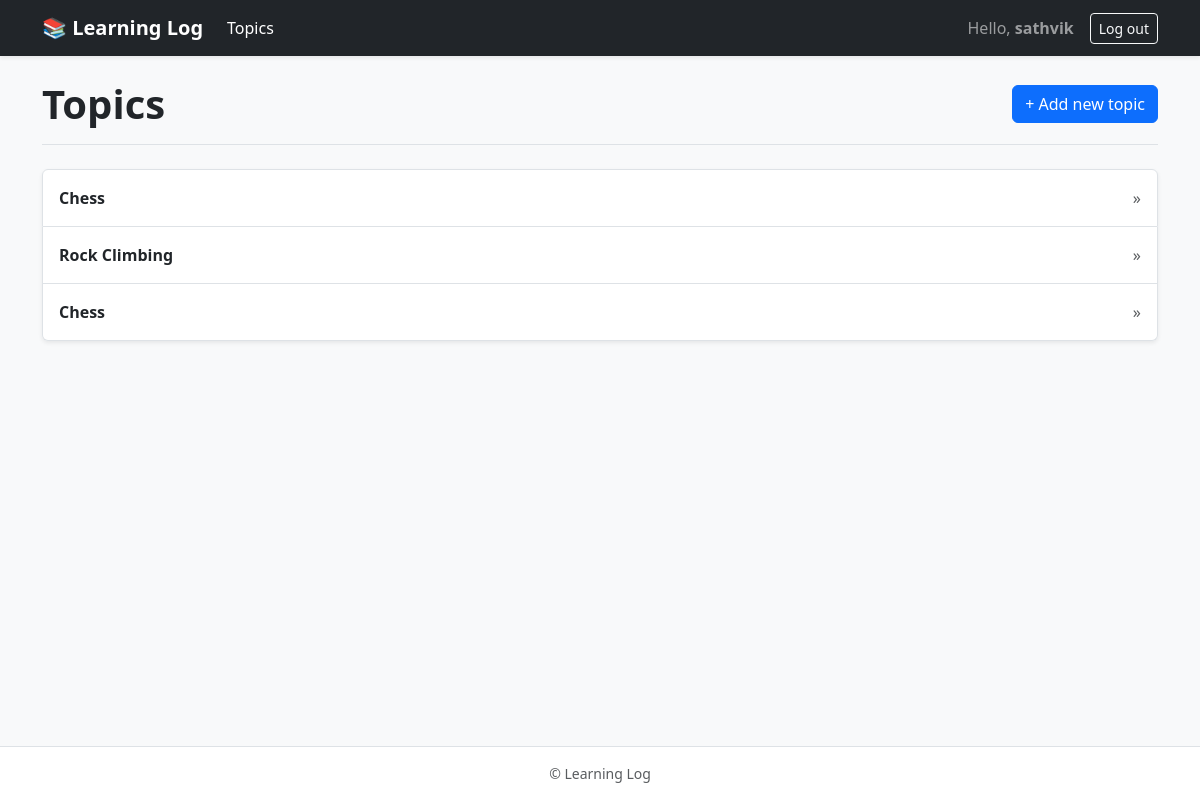
The app's page /topics/ (signed in) with its own data.
### learning_logs/models.py (models this page shows, shortened)
class Topic(models.Model):
    text = models.CharField(max_length=200)
    date_added = models.DateTimeField(auto_now_add = True)
    owner = models.ForeignKey(User,on_delete=models.CASCADE)

### learning_logs/views.py (the view)
# urls.py: path('topics/' , views.topics , name = 'topics' ),
@login_required
def topics(request):
    topics = Topic.objects.filter(owner = request.user).order_by('date_added')
    context = {'topics' : topics}
    return render(request , 'learning_logs/topics.html' , context)

### learning_logs/templates/learning_logs/topics.html (shortened to what this page needs)
{% extends 'learning_logs/base.html' %}
{% load django_bootstrap5 %}
{% block page_header %}
    <div class="d-flex flex-column flex-sm-row justify-content-between align-items-sm-center gap-2">
        <h1 class="fw-bold mb-0">Topics</h1>
        <a href="{% url 'learning_logs:new_topic' %}" class="btn btn-primary">
            + Add new topic
        </a>
    </div>
{% endblock page_header %}
{% block content %}
    {% if topics %}
        <div class="list-group shadow-sm">
            {% for topic in topics %}
                <a href="{% url 'learning_logs:topic' topic.id %}"
                   class="list-group-item list-group-item-action d-flex justify-content-between align-items-center py-3">
                    <span class="fw-semibold">{{ topic.text }}</span>
                    <span class="text-muted">&raquo;</span>
                </a>
            {% endfor %}
        </div>
    {% endif %}
{% endblock content %}

### learning_logs/templates/learning_logs/base.html (shortened to what this page needs)
{% load django_bootstrap5 %}
<!doctype html>
<html lang="en">
<head>
    {% bootstrap_css %}
</head>
<body class="d-flex flex-column min-vh-100 bg-body-tertiary">
    <nav class="navbar navbar-expand-md navbar-dark bg-dark shadow-sm mb-4">
        <div class="container">
            <a class="navbar-brand fw-bold" href="{% url 'learning_logs:index' %}">
                📚 Learning Log
            </a>
            <div class="collapse navbar-collapse" id="navbarCollapse">
                <ul class="navbar-nav me-auto mb-2 mb-md-0">
                    <li class="nav-item">
                        <a class="nav-link {% if request.resolver_match.url_name == 'topics' %}active{% endif %}"
                        href="{% url 'learning_logs:topics' %}">Topics</a>
                    </li>
                </ul>
                <ul class="navbar-nav ms-auto mb-2 mb-md-0 align-items-md-center">
                    {% if user.is_authenticated %}
                        <li class="nav-item">
                            <span class="navbar-text me-md-3">
                                Hello, <strong>{{ user.username }}</strong>
                            </span>
                        </li>
                        <li class="nav-item">
                            <form action="{% url 'accounts:logout' %}" method="post" class="d-inline">
                                <button type="submit" name="submit" class="btn btn-outline-light btn-sm">
                                    Log out
                                </button>
                            </form>
                        </li>
                    {% endif %}
                </ul>
            </div>
        </div>
    </nav>
    <main class="container flex-grow-1">
        <div class="pb-3 mb-4 border-bottom">
            {% block page_header %}{% endblock page_header %}
        </div>
        <div>
            {% block content %}{% endblock content %}
        </div>
    </main>
    <footer class="text-center text-muted small py-3 mt-5 border-top bg-body">
        &copy; Learning Log
    </footer>
</body>
</html>

### records on screen
Topic: text "Chess"
Topic: text "Rock Climbing"
Topic: text "Chess"

### other values on screen
{{ user.username }} "sathvik"
